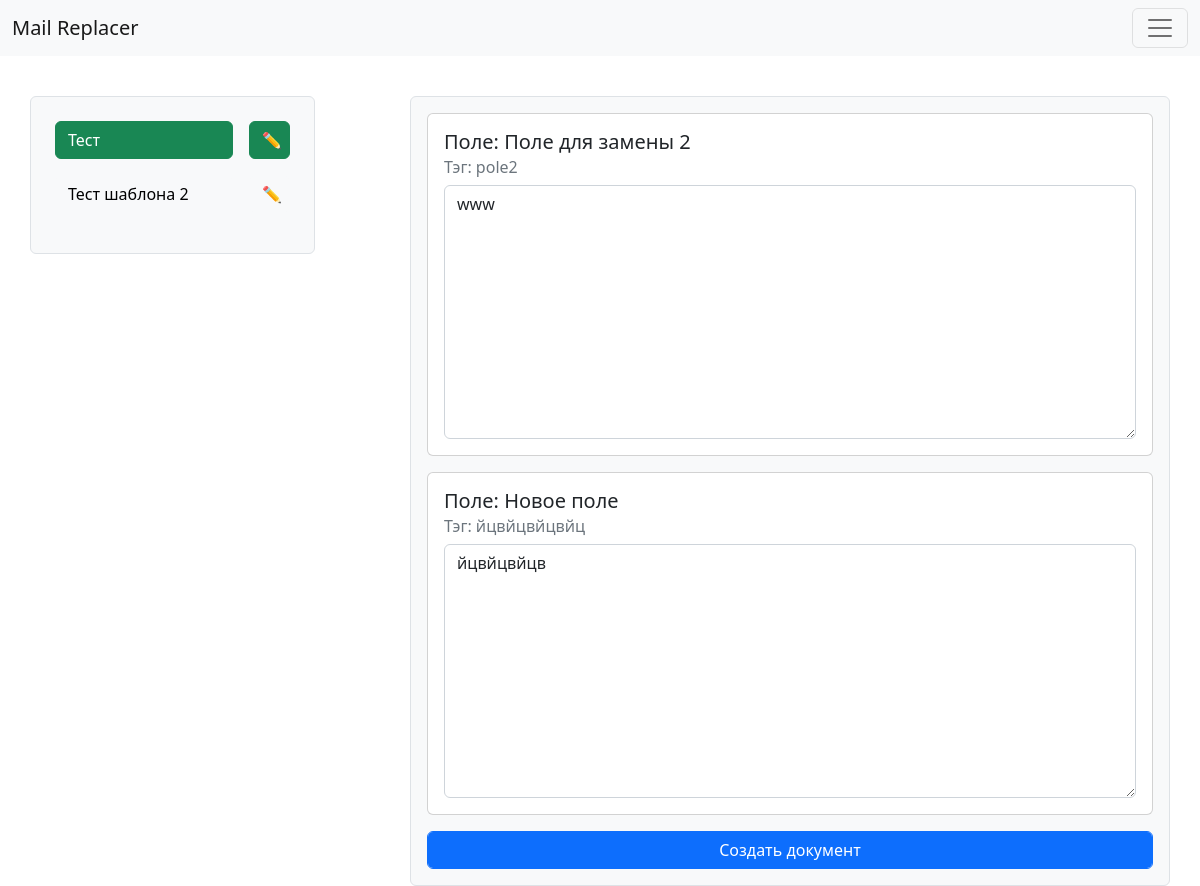
The page /template/1/ (signed in) on the database its author committed.
### Replacer/models.py (models this page shows, shortened)
class Template(models.Model):
    title = models.CharField(max_length=255, db_index=True, verbose_name='Наименование шаблона')
    file = models.FileField(upload_to='templates/%Y/%m/%d/', blank=False, verbose_name='Файл шаблона')
    def get_absolute_url(self):
        return reverse('template', kwargs={"pk": self.pk})
    class Meta:
        verbose_name = 'Шаблон'
        verbose_name_plural = 'Шаблоны'
        ordering = ['pk']

class ReplaceField(models.Model):
    title = models.CharField(
        max_length=255, db_index=True, verbose_name='Имя поля для замены')
    replace_value = models.TextField(blank=False, verbose_name='Значение')
    tag = models.CharField(max_length=255, verbose_name='Тэг')
    template = models.ForeignKey(
        Template, on_delete=models.PROTECT, null=False, verbose_name='Id шаблона')
    class Meta:
        verbose_name = 'Заменяемое поле'
        verbose_name_plural = 'Заменяемые поля'
        ordering = ['template']

### Replacer/views.py (the view)
# urls.py: path('template/<int:pk>/', TemplateDetailView.as_view(), name='template'),
class TemplateDetailView(LoginRequiredMixin, DetailView):
    model = Template
    template_name = 'Replacer/template_replace.html'
    login_url = '/login/'
    def get_form_list(self, fields_list):
        return [ReplaceFieldFormUpdate(instance=field_obj) for field_obj in fields_list]
    def get_context_data(self, *, object_list=None, **kwargs):
        context = super().get_context_data(**kwargs)
        context['pk'], context['path'] = self.pk, self.request.path
        context['form_list'] = self.get_form_list(
            ReplaceField.objects.filter(template_id=self.pk))
        context['field_list'] = ReplaceField.objects.filter(
            template_id=self.pk)
        return context
    def get(self, request, *args, **kwargs):
        self.pk = self.kwargs.get(self.pk_url_kwarg)
        return super().get(request, *args, **kwargs)

### Replacer/templatetags/custom_filters.py (called while the page is built)
@register.inclusion_tag('Replacer/include/_template_bar.html')
def show_template_bar(path):
    template_list = Template.objects.all()
    return {'template_list':template_list, 'path':path}

@register.simple_tag(name='forindex')
def forindex(list_obj, index):
    return list_obj[index]

### Replacer/templates/Replacer/template_replace.html (shortened to what this page needs)
{% extends 'base.html' %}
{% load custom_filters %}
{% block container %}
<div class="container">
    <div class="row justify-content-between">
        <div class="col-md-3 p-3 align-self-start border rounded bg-light mb-3">
            {% show_template_bar path %}
        </div>
        {% if pk %}
        {% if form_list %}
        <div class="col-md-8 bg-light p-3 border rounded">
            <form action="{% url 'create_document' pk %}" method="POST" enctype="multipart/form-data">
                {% for form in form_list %}
                {% forindex field_list forloop.counter0 as field %}
                <div class="card mb-3">
                    <div class="card-body">
                        <h5 class="card-title">Поле: {{field.title}}</h5>
                        <h6 class="card-subtitle mb-2 text-muted">Тэг: {{field.tag}}</h6>
                        <p class="card-text">{{ form.replace_value }}</p>
                    </div>
                </div>
                {% endfor %}
                <button type="submit" class="btn btn-primary form-control">Создать документ</button>
            </form>
            {% else %}
            <div class="col-md-9 bg-light p-3 border rounded">
                <h5 class="card-title">Поля для замены не созданы</h5>
            </div>
            {% endif %}
            {% endif %}
        </div>
    </div>
</div>
{% endblock %}

### Replacer/templates/Replacer/include/_template_bar.html (shortened to what this page needs)
{% block template_bar %}
<table class="table table-borderless">
    <tbody>
        {% for template in template_list %}
        <tr>
            <td><a class="d-flex btn {% if template.get_absolute_url == path %}btn-success{% else %}btn-light{% endif %}" href="{{template.get_absolute_url}}">{{template.title}}</a></td>
            <td style="max-width: 48px;"><a class="d-flex btn {% if template.get_absolute_url == path %}btn-success{% else %}btn-light{% endif %}" href="{% url 'fields_list' template.pk %}">✏️</a></td>
        </tr>
        {% endfor %}
    </tbody>
</table>
{% endblock %}

### rows shown on the page
Template: title "Тест"
Template: title "Тест шаблона 2"
ReplaceField: title "Поле для замены 2", tag "pole2", replace_value "www"
ReplaceField: title "Новое поле", tag "йцвйцвйцвйц", replace_value "йцвйцвйцв"
